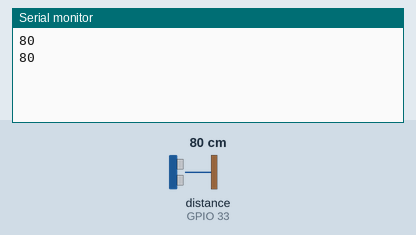
Recording of a sketch running on a simulated ESP32. Parts: the last lines printed to the serial monitor. Wiring (from diagram.json): ultrasonic range finder: trigger GPIO 25; echo GPIO 33. Inputs (shaded band) come from the test bench; at power-on: distance to the obstacle (sensor on GPIO 33) 80 cm. The echo pulse lasts 58.3 µs per cm.

Above: at 5.8 s.
5.9 s: distance to the obstacle (sensor on GPIO 33) set to 2 cm
At 10.8 s:
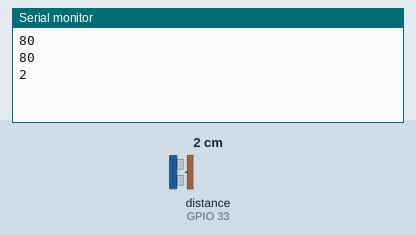
11.9 s: distance to the obstacle (sensor on GPIO 33) set to 4 cm
At 15.8 s:
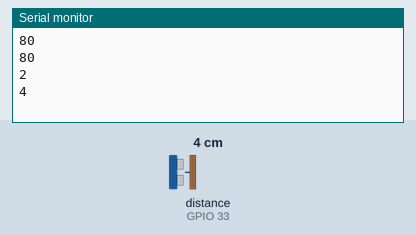
Timing chart, 0 to 17.3 s (numbered marks = the images above; inputs shaded):
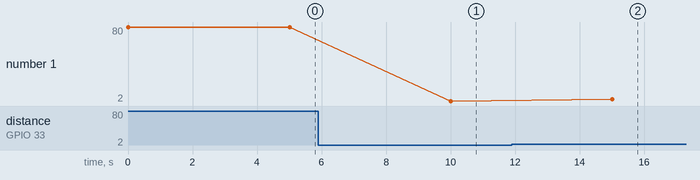

The sketch:

sketch.ino
```cpp
#define echo 33
#define trig 25

void setup() {
  // put your setup code here, to run once:
  Serial.begin(9600);
  pinMode(echo,INPUT);
  pinMode(trig, OUTPUT);
}

void loop() {
  // put your main code here, to run repeatedly:

  //Ultra Sonic Sensors
  digitalWrite(trig, HIGH);
  delayMicroseconds(10);
  digitalWrite(trig, LOW);

  int dist=pulseIn(echo,HIGH);
  Serial.println(dist/58);


  delay(5000); // this speeds up the simulation
}
```

Measured:
- after the input at 5.9 s, the serial monitor: prints a new line after 4.1 s (image 1)
- after the input at 11.9 s, the serial monitor: prints a new line after 3.1 s (image 2)
- plotted number 1: 80 → 2 after the input at 5.9 s, 2 → 4 after the input at 11.9 s
